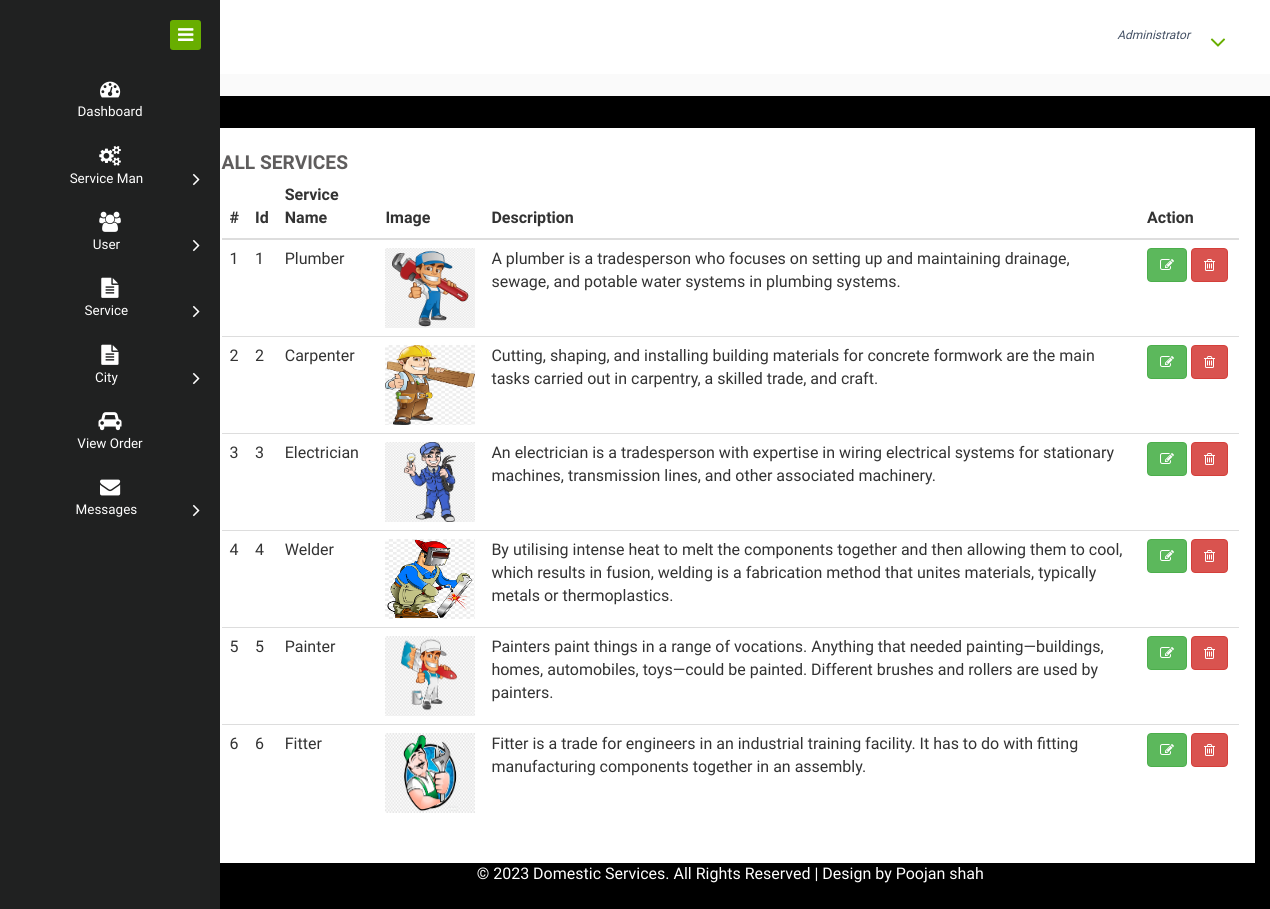
The app's page /view_service with its own data.
### home_service/models.py (models this page shows, shortened)
class Service_Category(models.Model):
    category = models.CharField(max_length=30, null=True)
    desc = models.CharField(max_length=100, null=True)
    image = models.FileField(null=True)
    total=models.CharField(max_length=100, null=True)

### home_service/views.py (the view)
# urls.py: path('view_service',View_Service,name="view_service"),
def View_Service(request):
    dic = notification()
    ser = Service_Category.objects.all()
    d = {'ser':ser,'new': dic['new'], 'count': dic['count']}
    return render(request,'view_service.html',d)

### home_service/views.py (called while the page is built)
def notification():
    status = Status.objects.get(status='pending')
    new = Service_Man.objects.filter(status=status)
    count=0
    for i in new:
        count+=1
    d = {'count':count,'new':new}
    return d

### home_service/templates/view_service.html
{% extends 'admin_navigation.html' %}
{% load static %}
{% block body %}
<div class="chit-chat-layer1">
	<div class="col-md-12 chit-chat-layer1-left">
               <div class="work-progres">
                            <div class="chit-chat-heading">
                                  All Services
                            </div>
                            <div class="table-responsive">
                                <table class="table table-hover">
                                  <thead>
                                    <tr>
                                      <th>#</th>
                                      <th>Id</th>
                                      <th>Service Name</th>
                                      <th>Image</th>
                                      <th>Description</th>
                                      <th>Action</th>
                                  </tr>
                              </thead>
                              <tbody>
                              {% for i in ser %}
                                <tr>
                                  <td>{{forloop.counter}}</td>
                                  <td>{{i.id}}</td>
                                  <td>{{i.category}}</td>
                                  <td><img src="{{i.image.url}}" style="width:90px;height:80px" /></td>
                                  <td>{{i.desc}}</td>
                                  <td style="width:100px"><a href="{% url 'edit_service' i.id %}" ><button class="btn btn-success"><i class="fa fa-edit"></i></button></a>
                                  <a href="{% url 'delete_service' i.id %}" ><button class="btn btn-danger" onclick="return confirm('Are you sure?')"><i class="fa fa-trash-o"></i></button></a></td>
                              </tr>
                              {% endfor %}
                          </tbody>
                      </table>
                  </div>
             </div>
      </div>
</div>
    {% endblock %}

### records on screen
Service_Category: id "1", category "Plumber", image (picture), desc "A plumber is a tradesperson who focuses on setting up and maintaining drainage, sewage, and potable water systems in plumbing systems."
Service_Category: id "2", category "Carpenter", image (picture), desc "Cutting, shaping, and installing building materials for concrete formwork are the main tasks carried out in carpentry, a skilled trade, and craft."
Service_Category: id "3", category "Electrician", image (picture), desc "An electrician is a tradesperson with expertise in wiring electrical systems for stationary machines, transmission lines, and other associated machinery."
Service_Category: id "4", category "Welder", image (picture), desc "By utilising intense heat to melt the components together and then allowing them to cool, which results in fusion, welding is a fabrication method that unites materials, typically metals or thermoplastics."
Service_Category: id "5", category "Painter", image (picture), desc "Painters paint things in a range of vocations. Anything that needed painting—buildings, homes, automobiles, toys—could be painted. Different brushes and rollers are used by painters."
Service_Category: id "6", category "Fitter", image (picture), desc "Fitter is a trade for engineers in an industrial training facility. It has to do with fitting manufacturing components together in an assembly."
